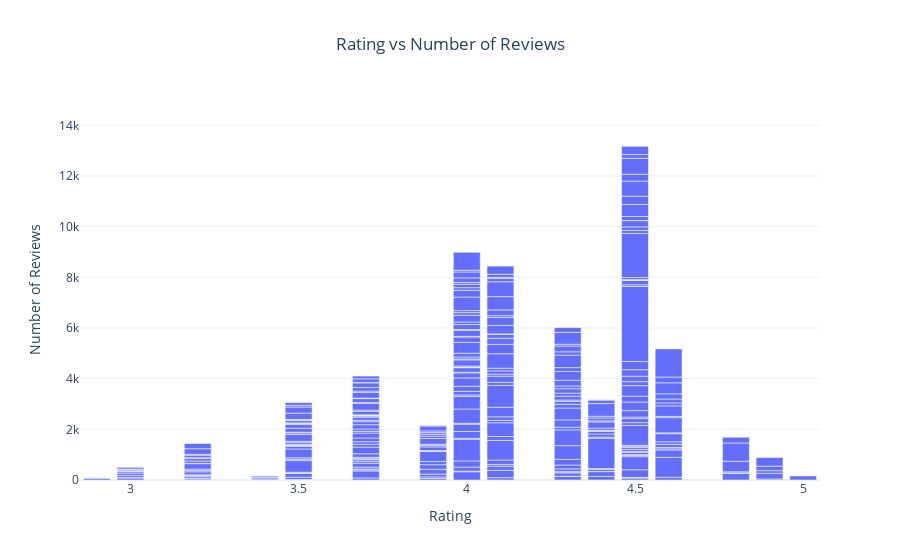

Here is the notebook cell this chart was saved with:
### Markdown cell above
### Comments:
Distribution of ratings differ according to distance:
- Almost 90% of "high-rating" hotels are under 2 miles from the city center of Prague.
- Over 1/3 of "low-rating" hotels are at 2 miles or above from the city center.

__________________________________________________________________________________________________________________________________

### Code cell
# Relationship between Rating and Number of Reviews
graph = px.bar(hotels, x = 'rating', y = 'rating_reviewcount',
                   title = 'Rating vs Number of Reviews'
                   )
graph.update_layout(title_x = 0.5, plot_bgcolor = 'white')
graph.update_layout(yaxis = dict(range = [0,15000]))
graph.update_xaxes(title = 'Rating')
graph.update_yaxes(title = 'Number of Reviews')
graph.show()

### Figure 1 — Plotly figure (JSON) as saved in the notebook; plotly's stock layout.template omitted (floating-point values rounded to 4 significant figures; data arrays with more than 128 entries replaced by an {"elided": "..."} marker saying what was removed)
{"data": [{"alignmentgroup": "True", "hovertemplate": "rating=%{x}<br>rating_reviewcount=%{y}<extra></extra>", "legendgroup": "", "marker": {"color": "#636efa", "pattern": {"shape": ""}}, "name": "", "offsetgroup": "", "orientation": "v", "showlegend": false, "textposition": "auto", "type": "bar", "x": {"elided": "320 float values"}, "xaxis": "x", "y": {"elided": "320 int values"}, "yaxis": "y"}], "layout": {"autosize": true, "barmode": "relative", "legend": {"tracegroupgap": 0}, "plot_bgcolor": "white", "title": {"text": "Rating vs Number of Reviews", "x": 0.5}, "xaxis": {"anchor": "y", "autorange": true, "domain": [0, 1], "range": [2.85, 5.05], "title": {"text": "Rating"}, "type": "linear"}, "yaxis": {"anchor": "x", "domain": [0, 1], "range": [0, 15000], "title": {"text": "Number of Reviews"}, "type": "linear"}}}
